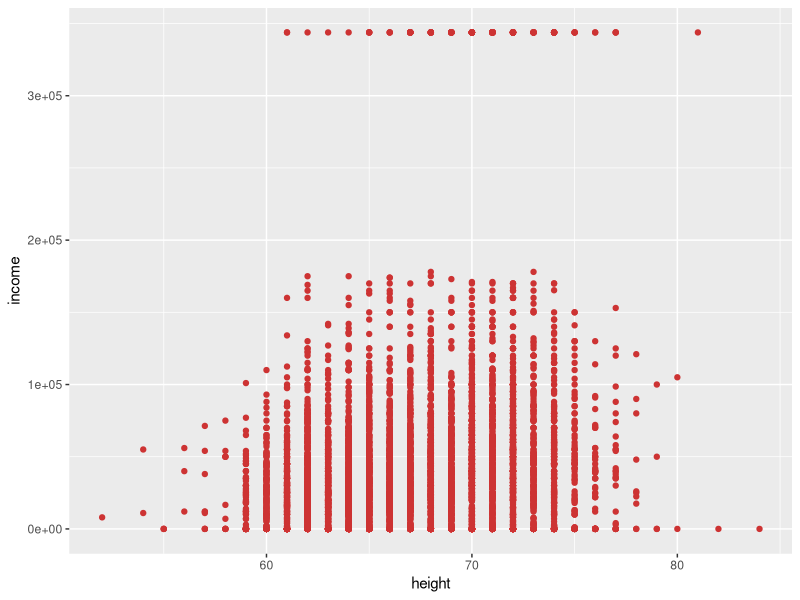
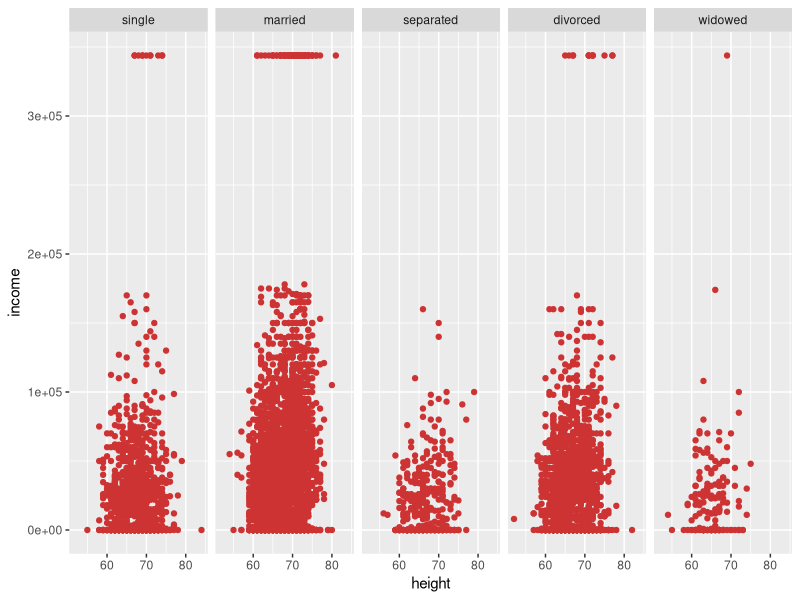
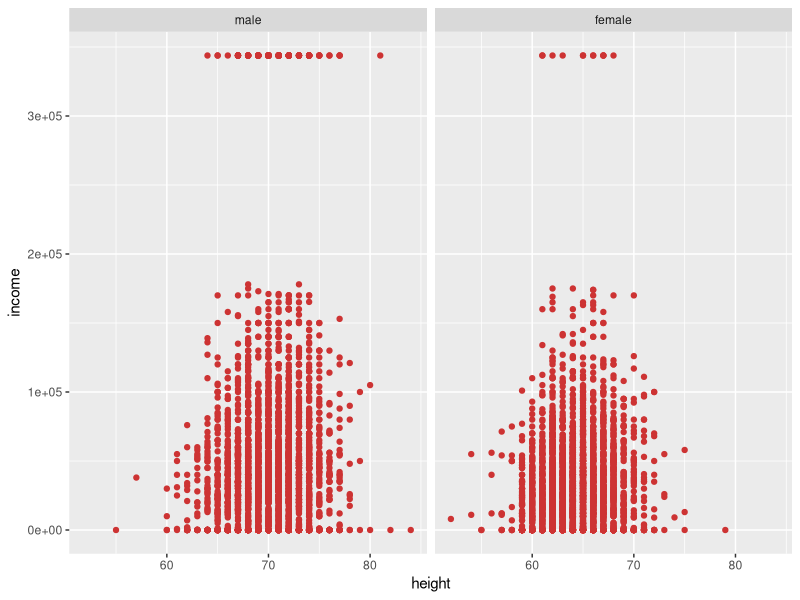
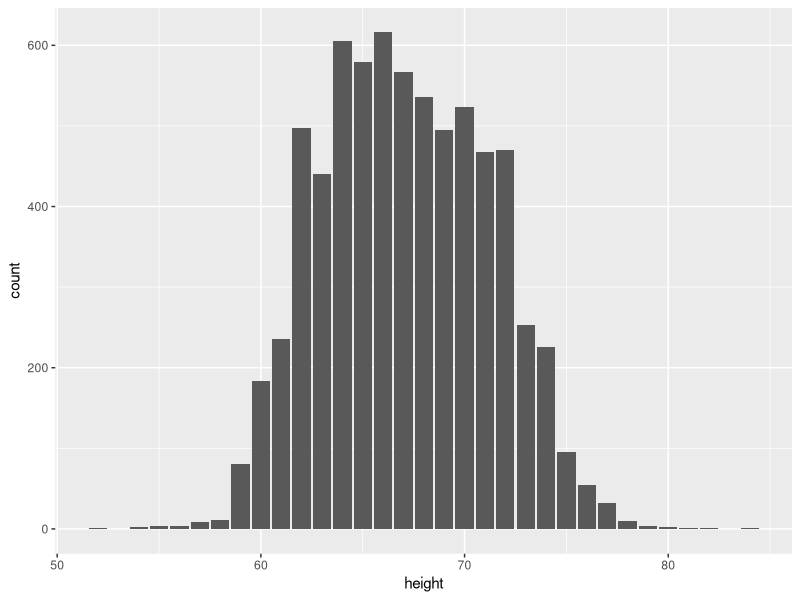
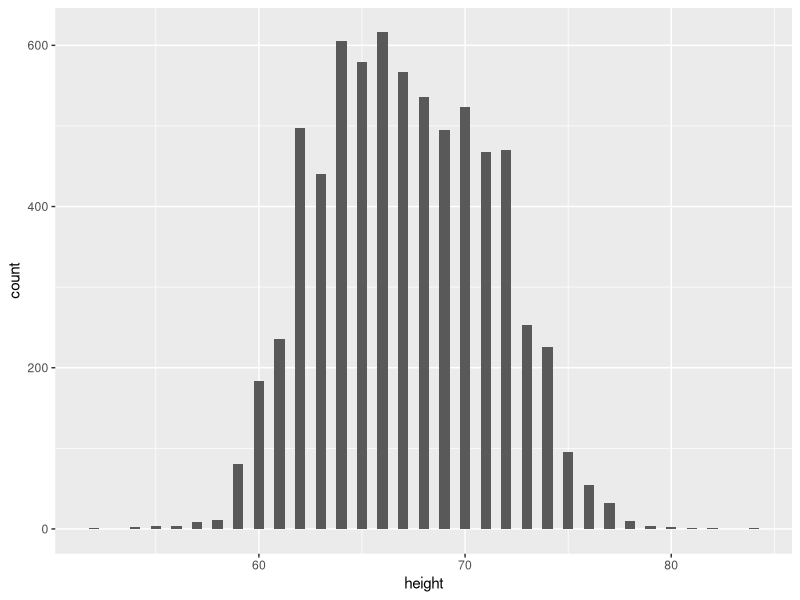
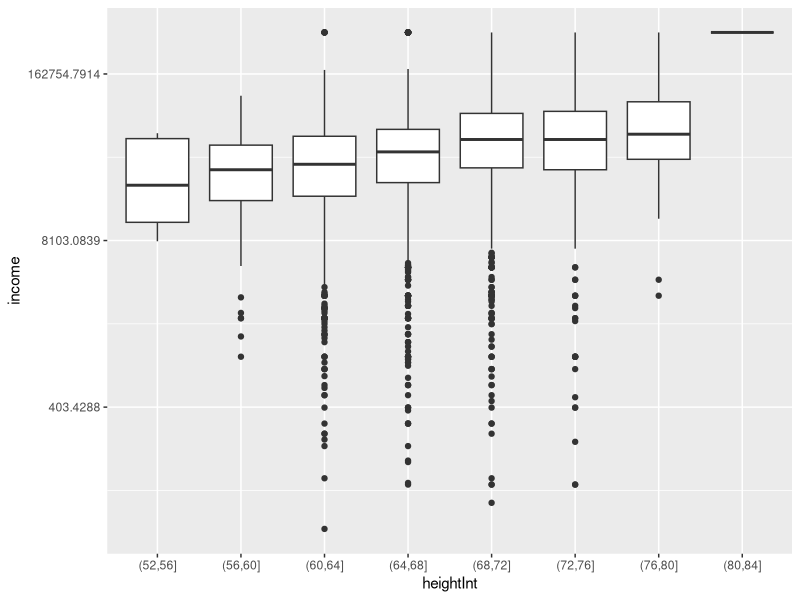
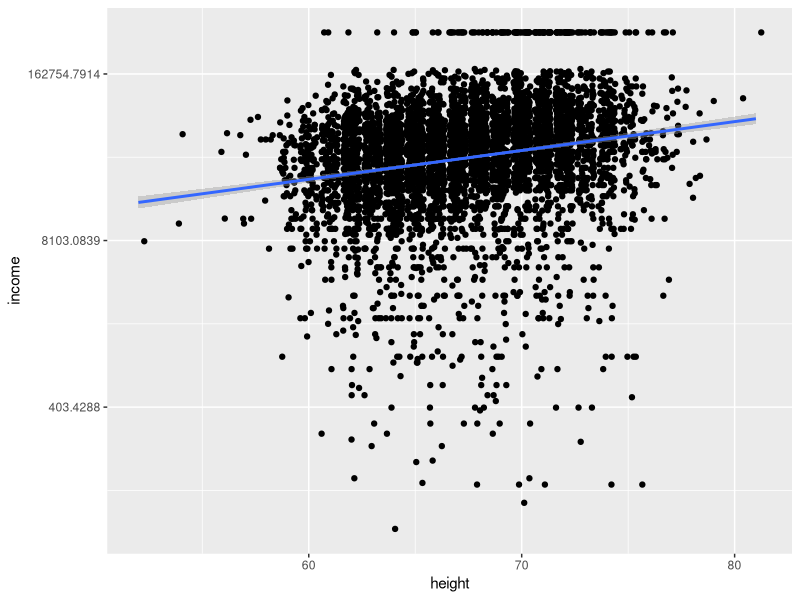
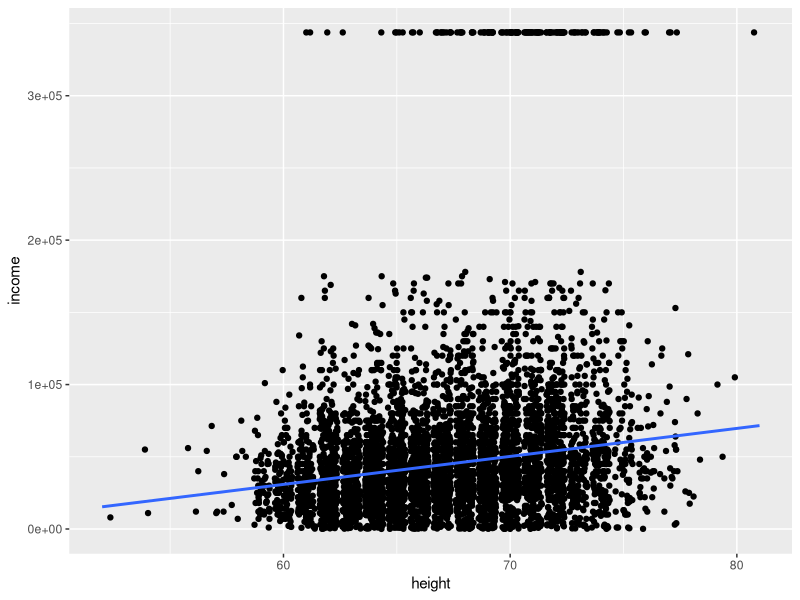

These charts were generated, in order, by the following R code:
## ---- chunk 1
library(modelr)
library(knitr)
library(ggplot2)
## ---- chunk 2
heights$heightInt <-cut(heights$height, breaks = 8)
kable(summary(heights[,1:4]))
## ---- chunk 3
kable(summary(heights[,5:9]))
## ---- chunk 4
ggplot(heights, mapping =aes(x = height, y = income))+
    geom_point(color = "brown3")
## ---- chunk 5
ggplot(heights, mapping =aes(x = height, y = income))+
    geom_point(color = "brown3")+
    facet_grid(~ marital)
## ---- chunk 6
ggplot(heights, mapping =aes(x = height, y = income))+
    geom_point(color = "brown3")+
    facet_grid(~ sex)
## ---- chunk 7
ggplot(heights) + 
  geom_bar(mapping = aes(x = height))
## ---- chunk 8
ggplot(heights, mapping = aes(height)) +
  geom_histogram(mapping = NULL,
  data = NULL,
  stat = "bin",
  position = "stack",
  binwidth = 0.5,
  bins = 30,
  na.rm = FALSE,
  orientation = NA,
  show.legend = NA,
  inherit.aes = TRUE)
## ---- chunk 9
heightsPosInc <-subset(heights, income>0)
ggplot(heightsPosInc, mapping =aes(x = heightInt, y = income))+
    scale_y_continuous(trans = scales::log_trans())+
    geom_boxplot()
## ---- chunk 10
heightsPosInc <-subset(heights, income>0)
ggplot(heightsPosInc, mapping =aes(x = height, y = income))+
    scale_y_continuous(trans = scales::log_trans())+
    geom_point(position = "jitter")+
    geom_smooth(method = "lm")
## ---- chunk 11
heightsPosInc <-subset(heights, income>0)
ggplot(heightsPosInc, mapping =aes(x = height, y = income))+
    geom_point(position = "jitter")+
    geom_smooth(method = MASS::rlm, se = FALSE)
## ---- chunk 12
summary(lm(income~height, data = heights))
